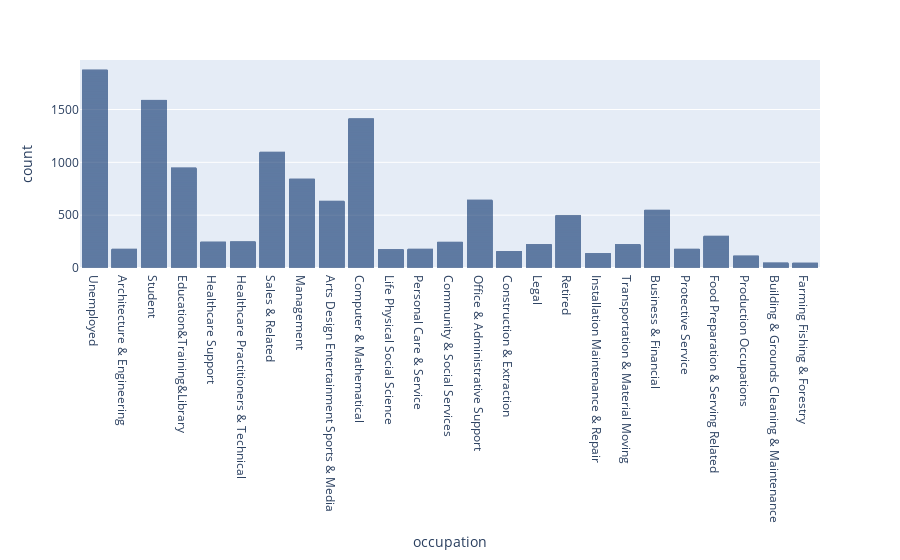

The cell this chart's notebook holds for it:
### Code cell
fig = px.bar(data2, x='occupation')
fig.update_traces(marker_color='rgb(158,202,225)', marker_line_color='rgb(8,48,107)',
                  marker_line_width=1.5, opacity=0.6)

### Figure 1 — Plotly figure (JSON) as saved in the notebook; plotly's stock layout.template omitted (floating-point values rounded to 4 significant figures; data arrays with more than 128 entries replaced by an {"elided": "..."} marker saying what was removed)
{"data": [{"alignmentgroup": "True", "hovertemplate": "occupation=%{x}<br>count=%{y}<extra></extra>", "legendgroup": "", "marker": {"color": "rgb(158,202,225)", "line": {"color": "rgb(8,48,107)", "width": 1.5}, "pattern": {"shape": ""}}, "name": "", "offsetgroup": "", "opacity": 0.6, "orientation": "v", "showlegend": false, "textposition": "auto", "type": "bar", "x": {"elided": "12684 str values"}, "xaxis": "x", "y": {"elided": "12684 int values"}, "yaxis": "y"}], "layout": {"autosize": true, "barmode": "relative", "legend": {"tracegroupgap": 0}, "margin": {"t": 60}, "xaxis": {"anchor": "y", "autorange": true, "domain": [0, 1], "range": [-0.5, 24.5], "title": {"text": "occupation"}, "type": "category"}, "yaxis": {"anchor": "x", "autorange": true, "domain": [0, 1], "range": [0, 1968.0], "title": {"text": "count"}, "type": "linear"}}}
